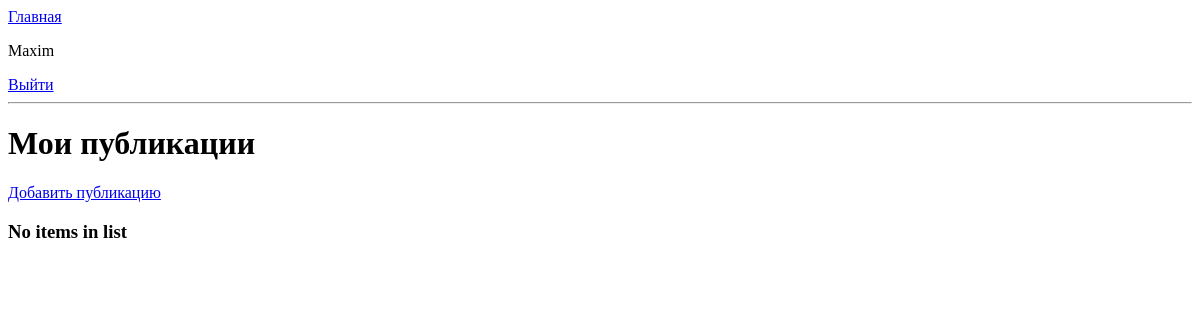
The app's page /papers (signed in), older data.
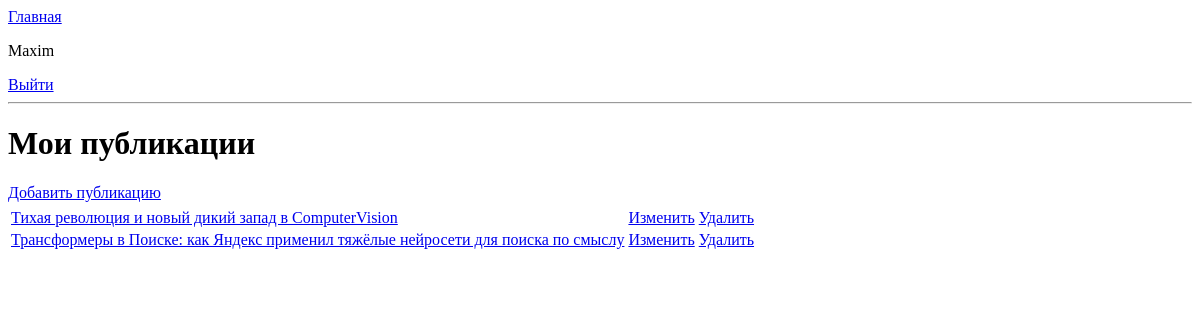
The same page, newer data.
### base/models.py (models this page shows, shortened)
class Paper(models.Model):
    user = models.ForeignKey(User, on_delete=models.CASCADE, null=True, blank=True)
    title = models.CharField(max_length=200)
    description = models.TextField(null=True, blank=True)
    paper = models.TextField(null=True, blank=True)
    public = models.BooleanField(default=False)
    create = models.DateTimeField(auto_now_add=True)
    class Meta:
        ordering = ['public']

### base/views.py (the view)
# urls.py: path('papers', PaperList.as_view(), name='papers'),
class PaperList(LoginRequiredMixin, ListView):
	template_name = 'base/PaperList.html'
	model = Paper
	context_object_name = 'papers'
	def get_context_data(self, **kwargs):
		context = super().get_context_data(**kwargs)
		context['papers'] = context['papers'].filter(user=self.request.user)
		return context

### base/templates/base/PaperList.html
<a href="{% url 'home' %}">Главная</a>
{% if request.user.is_authenticated %}
<p>{{request.user}}</p>
<a href="{% url 'logout' %}">Выйти</a>
{% endif %}
<hr>
<h1>Мои публикации</h1>
<a href="{% url 'paper-create' %}">Добавить публикацию</a>
<table>
    <tr>
        <th></th>
        <th></th>
        <th></th>
    </tr>
    {% for paper in papers %}
    <tr>
        <td><a href="{% url 'paper' paper.id %}">{{paper.title}}</a></td>
        <td><a href="{% url 'paper-update' paper.id %}">Изменить</a></td>
        <td><a href="{% url 'paper-delete' paper.id %}">Удалить</a></td>
    </tr>
    {% empty %}
    <h3>No items in list</h3>
    {% endfor %}
</table>

Row changes from the older to the newer data that the page shows:
added Paper: title "Тихая революция и новый дикий запад в ComputerVision"
added Paper: title "Трансформеры в Поиске: как Яндекс применил тяжёлые нейросети для поиска по смыслу"
Text that changed along with them:
text no longer shown: "No items in list"
